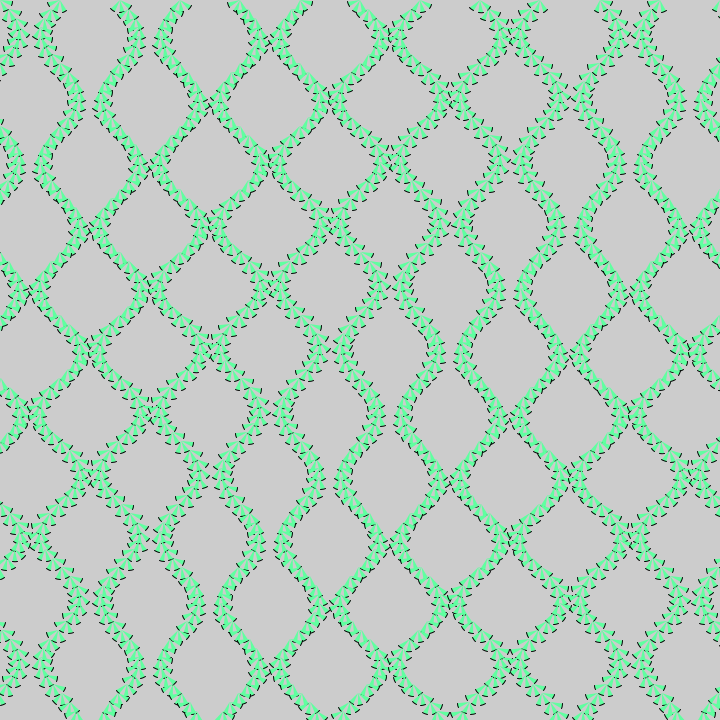
Frame 1 (no input)
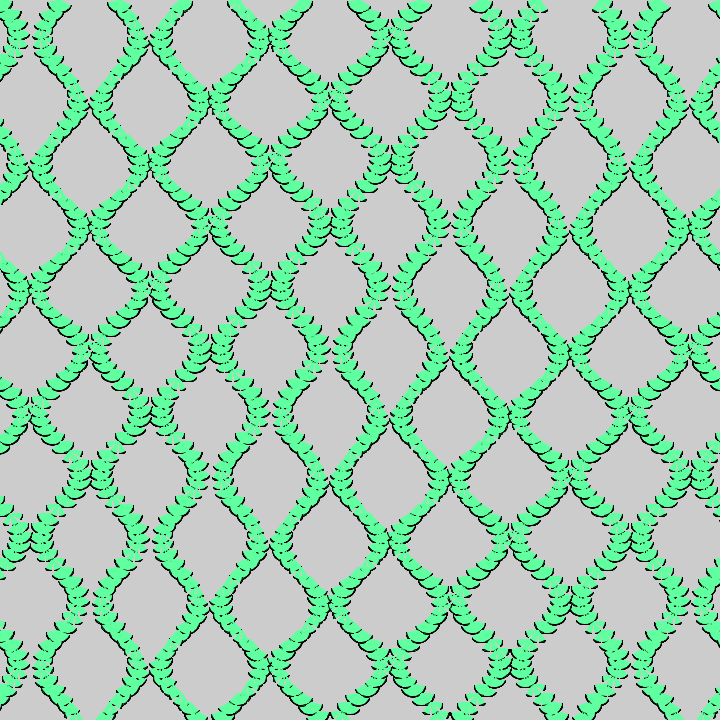
Frame 60 (the mouse pressed at the canvas centre just before this capture)
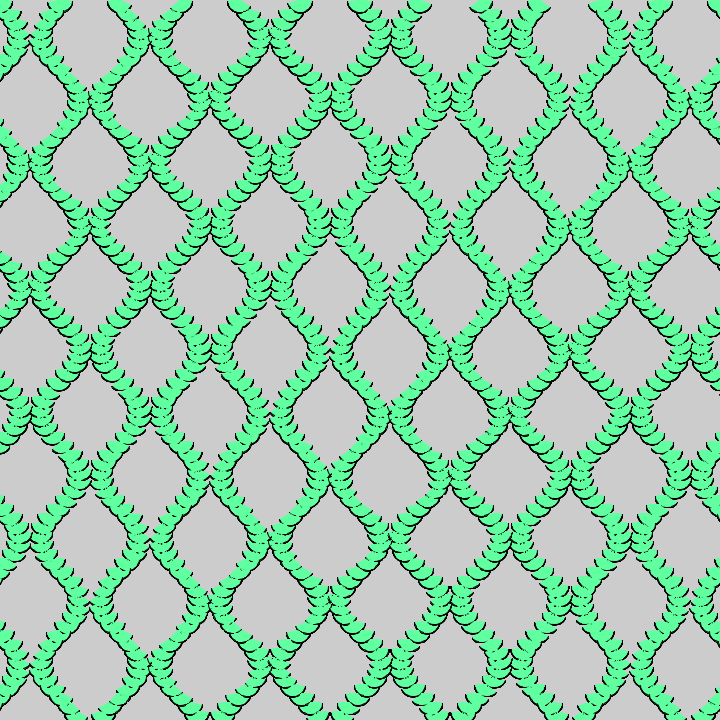
Frame 120 (the mouse held since frame 60 and released just before this capture)

The Processing sketch that drew these frames (run headless with seeded random() and noise(); from frame 60 on, the mouse is pressed at the canvas centre):

// Processing sketch: sketch_8182020_UnderwaterVines
// ── sketch_8182020_UnderwaterVines.pde
float x,y,d,R,t,D,P=PI/4;
void setup(){size(720,720);fill(96,255,160);}
void draw(){
clear();t+=.02;
for(x=0;x<780;x+=60)
for(y=0;y<720;y++)
for(d=P;d<(y%9==0?PI*.8:0);d+=P)
arc(sin(R=(x/60*PI+y*.05))*20+x,y,25,25,(D=sin(R-PI/2+t+(x+y)*.01)*.5+d)-P/4,D+P/4);
}
